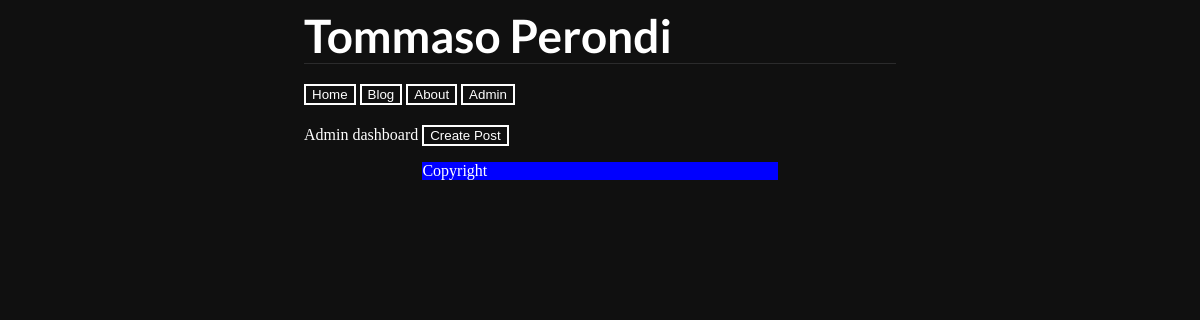
Page /admin (signed in) on the earlier database version.
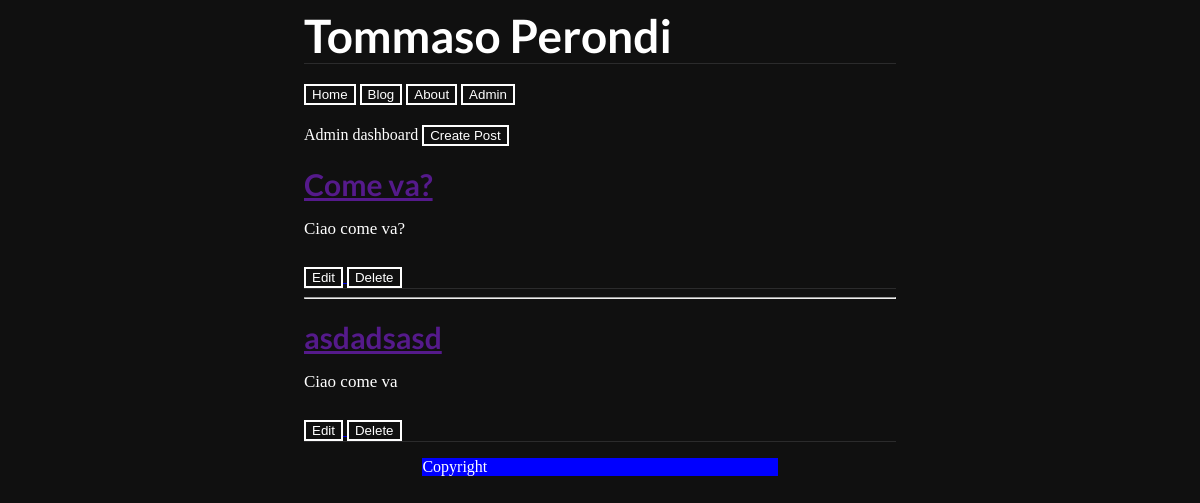
Same page on the later database version.
### blog/models.py (models this page shows, shortened)
class Post(db.Model):
    __tablename__ = "post"
    id = db.Column(db.Integer, primary_key=True)
    title = db.Column(db.String(100), unique=True, nullable=False)
    content = db.Column(db.Text, unique=False, nullable=False)
    author_id = db.Column(db.Integer, db.ForeignKey("user.id"))
    time_created = db.Column(
        db.DateTime(
            timezone=True),
        server_default=func.now())
    time_updated = db.Column(db.DateTime(timezone=True), onupdate=func.now())

### blog/routes.py (the view)
@main.route("/admin", methods=["GET"])
@login_required
def dashboard():
    return render_template(
        "dashboard.html",
        title="Admin Dashboard",
        template="dashboard-template",
        current_user=current_user,
        body="You are now logged in!",
        posts=Post.query.order_by(Post.time_created.desc()).all()
    )

### blog/auth/routes.py (called while the page is built)
@login_manager.user_loader
def load_user(user_id):
    if user_id is not None:
        return User.query.get(user_id)
    return None

### blog/templates/dashboard.html (shortened to what this page needs)
{% extends'base.html' %}
{% block content %}
    Admin dashboard
    <div class="nav-inner"><button class='nav-btn' onclick="location.href ='{{ url_for('main.create_post')}}';">Create Post</button></div>
    {% for post in posts %}
    <div style="border-bottom: 1px solid #2B2B2C;">
        <div class='post-title'><a href="">{{ post['title'] }}</a></div>
        <div class='post-content'>{{ post['content']|safe }}</div>
        <a href="/posts/{{ post['id'] }}/edit">
            <button class="nav-btn" action="submit" href="/posts/{{ post['id'] }}/edit">Edit</button>
        </a>
        <button class="nav-btn" action="submit" id="delete_button{{ post['id']}}">Delete</button>
        </div>
    {% if not loop.last %}
        <hr>
    {% endif %}
{% endfor %}
{% endblock %}

Differences in the rows shown:
added Post: title "Come va?", content "Ciao come va?"
added Post: title "asdadsasd", content "Ciao come va"
